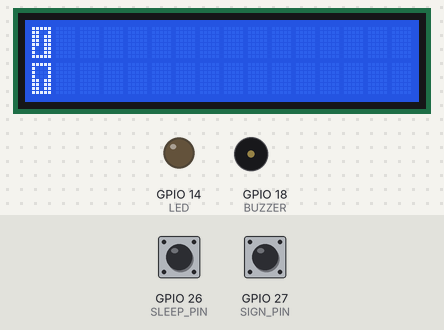
Simulated run of this sketch. Board: ESP32. On the bench: 16×2 character LCD, output pins drawn as LEDs (lit = HIGH), buzzer (waves = sounding, pin HIGH). The test bench sets the inputs (shaded band); at power-on: GPIO 27 (SIGN_PIN) HIGH, GPIO 26 (SLEEP_PIN) HIGH. EEPROM starts erased; what the sketch prints to the serial monitor is not drawn. At 5.6 s the program puts the board to deep sleep or switches it off; the recording ends there.

Above: at 1.2 s.
1.3 s: GPIO 27 (SIGN_PIN) pulled LOW for 0.15 s
At 2.4 s:
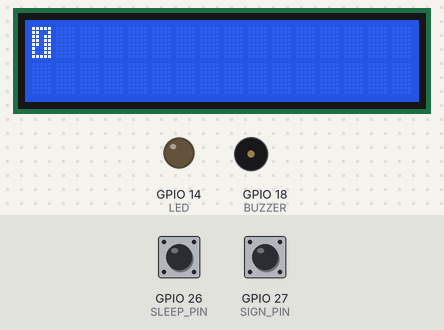
2.9 s: GPIO 27 (SIGN_PIN) pulled LOW for 1 s
At 3.6 s:
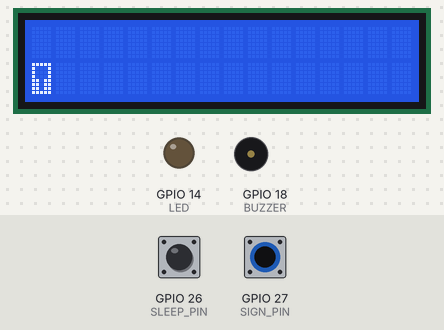
5.4 s: GPIO 26 (SLEEP_PIN) pulled LOW for 0.15 s
Timing chart, 0 to 5.6 s (numbered marks = the images above; inputs shaded):
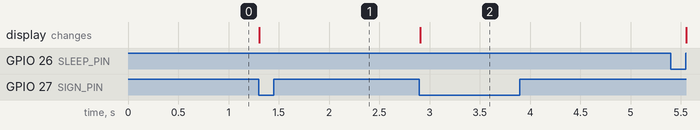

The sketch:

sign.ino
```cpp
#include <Wire.h>
#include <LiquidCrystal_I2C.h>
#include <Preferences.h>
#include <esp_sleep.h>

#define SIGN_PIN 27
#define LED 14
#define SLEEP_PIN 26
#define BUZZER 18
#define SLEEP_TIME 5000000 //5seconds

byte sound_sign[8] = {
  B11111,
  B11001,
  B11011,
  B11011,
  B11011,
  B10011,
  B10011,
  B11111
};
byte led_sign[8] = {
  B11111,
  B10001,
  B10001,
  B10001,
  B11011,
  B11011,
  B11011,
  B11111
};


int selectedsign = 0;
unsigned long last_time = 0;
unsigned long debounce_delay = 50;  // ลด debounce delay ลงมาเล็กน้อย
int lastButtonState = HIGH;  // เพิ่มตัวแปร static

bool buzzerActive = false;
bool ledActive = false;

// Set the LCD address to 0x27 or 0x3F for a 16 chars and 2 line display
LiquidCrystal_I2C lcd(0x27, 16, 2);
Preferences preferences;

void setup()
{
  Serial.begin(115200);
  Wire.begin();
  lcd.begin(16, 2);

  // Turn on the blacklight and print a message.
  lcd.backlight();
  lcd.createChar(0, sound_sign);
  lcd.createChar(1, led_sign);
  pinMode(SIGN_PIN, INPUT_PULLUP);
  pinMode(LED, OUTPUT);
  pinMode(SLEEP_PIN, INPUT_PULLUP);
  pinMode(BUZZER, OUTPUT);

  preferences.begin("my-app", false);
  selectedsign = preferences.getInt("selectedsign", 0);
  check_sign();
  if (esp_sleep_get_wakeup_cause() == ESP_SLEEP_WAKEUP_TIMER) {
        // ตื่นขึ้นมาจากโหมด sleep ด้วยตัวจับเวลา
        wakeUp();
  } else {
    // เริ่มต้นจาก LED ดับและบัสเซอร์เงียบ
    // digitalWrite(LED, LOW);
    // noTone(BUZZER);
    Serial.println(digitalRead(SLEEP_PIN));
    // ตั้งค่าการตื่นในอนาคตจากโหมด sleep
    esp_sleep_enable_timer_wakeup(SLEEP_TIME);
  }
}


void loop() {
  sign();
  check_sleep();
}

void sign(){
  int signbutton = digitalRead(SIGN_PIN);

  // Serial.println(selectedsign);

    if (signbutton != lastButtonState) {
      // Serial.println(lastButtonState); //รอบแรกเป็น 1 (กำหนดไว้)รอบสองเป็น 0
      lastButtonState = signbutton;
      // Serial.println(lastButtonState); //รอบแรกเป็น 0 (กดอยู่) รอบสองเป็น 1
      if (millis() - last_time > debounce_delay) {
        last_time = millis();
        if (signbutton == LOW) {
          selectedsign < 2? selectedsign++ : selectedsign = 0;
          Serial.println(selectedsign);
          preferences.putInt("selectedsign", selectedsign);
          check_sign();
        }
      }
    }
}

void check_sign(){
  switch (selectedsign) {
    case 0:
      lcd.setCursor(0, 0);
      lcd.write(byte(0));  // Sound
      lcd.setCursor(0, 1);
      lcd.write(byte(1));  // LED
      break;
    case 1:
      lcd.setCursor(0, 1);
      lcd.print(" ");
      lcd.setCursor(0, 0);
      lcd.write(byte(0));  // Sound
      break;
    case 2:
      lcd.setCursor(0, 0);
      lcd.print(" ");
      lcd.setCursor(0, 1);
      lcd.write(byte(1));  // LED
      break;
    default:
      lcd.setCursor(0, 0);
      lcd.write(byte(0));  // Sound
      lcd.setCursor(0, 1);
      lcd.write(byte(1));  // LED
      break;
  }
}

void wakeUp() {
    // ตื่นขึ้นมาและทำงานที่นี่
    // LED ติด
  if(selectedsign == 0){
    for(int i=0; i<1000; i++){
      digitalWrite(LED, HIGH);
      // บัสเซอร์ดัง
      tone(BUZZER, 20);
      delay(200);
      noTone(BUZZER);
      // LED ดับ
      digitalWrite(LED, LOW);
      delay(500);
      check_sleep();
        // Serial.println(digitalRead(SLEEP_PIN));
    }
  }
  else if(selectedsign == 1){
    for(int i=0; i<1000; i++){
      // digitalWrite(LED, HIGH);
      // บัสเซอร์ดัง
      tone(BUZZER, 20);
      delay(200);
      noTone(BUZZER);
      // LED ดับ
      // digitalWrite(LED, LOW);
      delay(500);
      check_sleep();
    }
  }
  else{
    for(int i=0; i<1000; i++){
      digitalWrite(LED, HIGH);
      // บัสเซอร์ดัง
      // tone(BUZZER, 20);
      delay(200);
      // noTone(BUZZER);
      // LED ดับ
      digitalWrite(LED, LOW);
      delay(500);
      check_sleep();
    }
  }
}

void check_sleep(){
  if(digitalRead(SLEEP_PIN) == LOW){
    Serial.println(digitalRead(SLEEP_PIN));
    while(!digitalRead(SLEEP_PIN)){}
    // attachInterrupt(digitalPinToInterrupt(SLEEP_PIN), sleep, FALLING);
    lcd.noDisplay(); // ปิดการแสดงตัวอักษร
    lcd.noBacklight(); // ปิดไฟแบล็กไลค์
    sleep();
  }
}

void sleep(){
  esp_sleep_enable_timer_wakeup(SLEEP_TIME);
  esp_deep_sleep_start();
}
```

Measured:
- after the input at 1.3 s, the display: changes at once (image 1)
- after the input at 2.9 s, the display: changes at once (image 2)
- after the input at 5.4 s, every drawn part: stays the same
